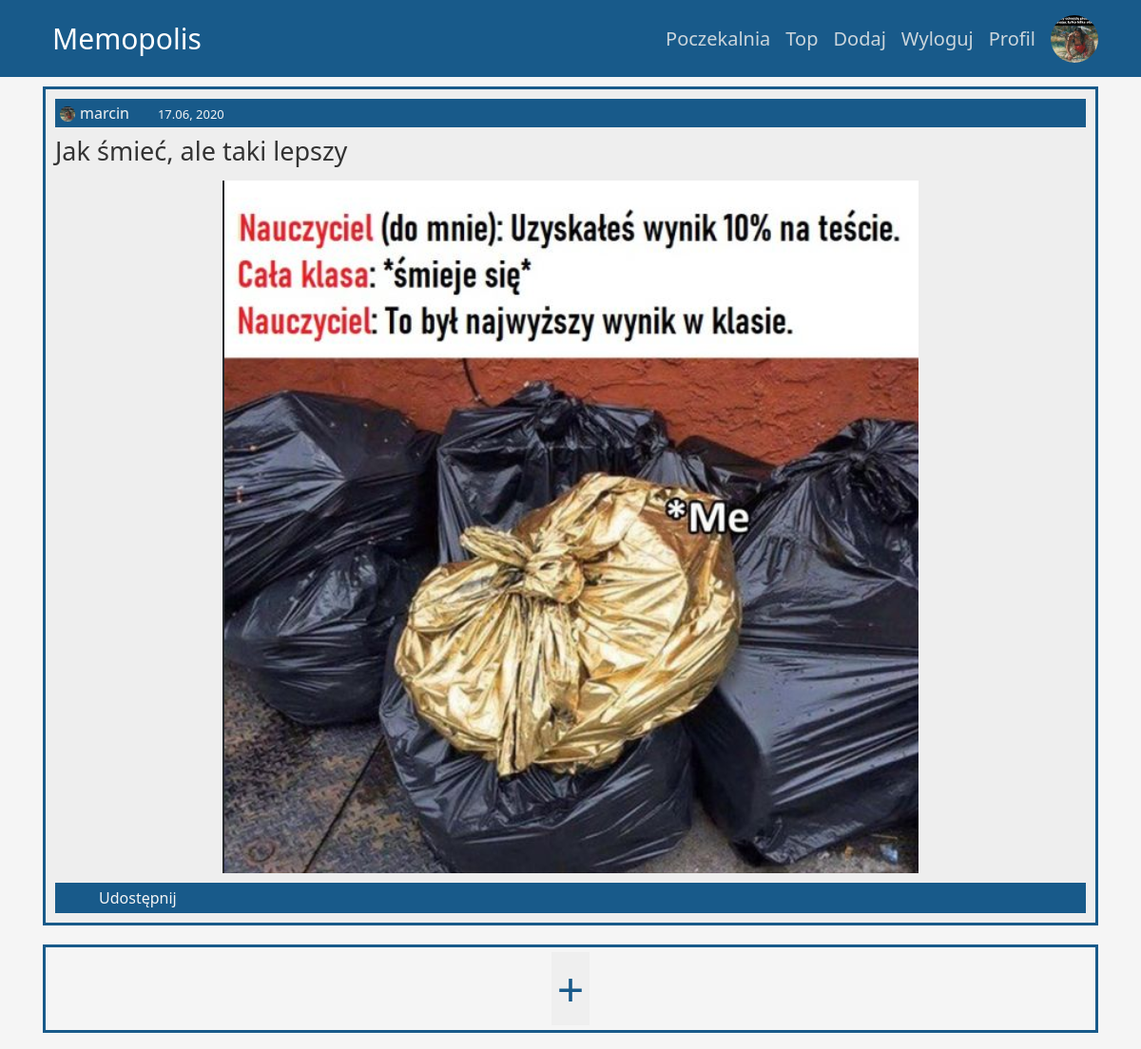
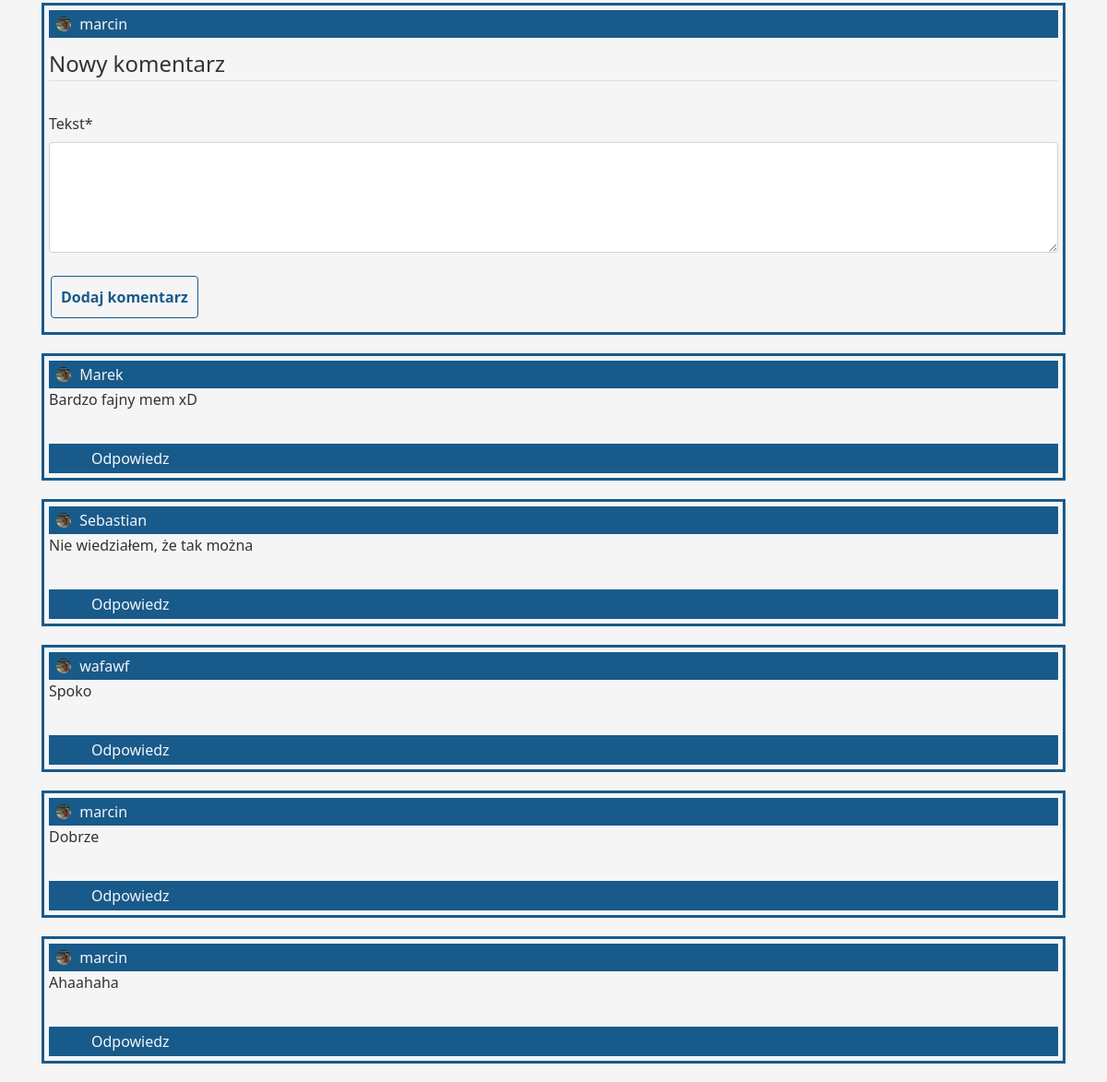
Screenshot of /meme/20 (signed in) with the database file from the repository (2 pictures, top to bottom).
### users/models.py (models this page shows, shortened)
class Profile(models.Model):
    user = models.OneToOneField(User, on_delete=models.CASCADE)
    image = models.ImageField(default="default.png", upload_to="profile_pics")

### memopolis/models.py (models this page shows, shortened)
class Meme(VoteModel, models.Model):
    author = models.ForeignKey(User, on_delete=models.CASCADE)
    title = models.CharField(max_length=40)
    image = models.ImageField(null=True)
    date_posted = models.DateTimeField(default=timezone.now)
    accepted = models.BooleanField(default=False)

class Comment(VoteModel, models.Model):
    author_id = models.ForeignKey(User, on_delete=models.CASCADE)
    content = models.TextField(null=False)
    date_posted = models.DateTimeField(default=timezone.now)
    belongs_to = models.ForeignKey(Meme, on_delete=models.CASCADE, null=True, blank=False)

### memopolis/views.py (the view, shortened to what this page needs)
# urls.py: path('meme/<int:pk>', MemeDetailView.as_view(), name="meme-detail"),
class MemeDetailView(DetailView):
    model = Meme
    def get_context_data(self, **kwargs):
        context = super().get_context_data(**kwargs)
        meme = context['meme']
        comments = Comment.objects.filter(belongs_to=meme)
        context['comments'] = comments
        form = CommentRegisterForm()
        context['form'] = form
        return context

### memopolis/forms.py
class CommentRegisterForm(forms.ModelForm):
    class Meta:
        model = Comment
        fields = ['content']

### memopolis/templates/memopolis/meme_detail.html (shortened to what this page needs)
{% extends "memopolis/base.html" %}
{% load crispy_forms_tags %}
{% load static %}
{% block content %}
<div class="detailMeme">
    <div class="meme">
        <div class="author">
            <div class="authorImg">
                <a>
                    <img class="rounded-circle small-img" src="{{ meme.author.profile.image.url }}">
                </a>
            </div>
            <div class="authorName">
                <a>{{ meme.author }}</a>
            </div>
            <div class="datePosted">
                <a>{{ meme.date_posted|date:"d.m, Y" }}</a>
            </div>
        </div>
        <div class="memeTitle">
            <a>{{ meme.title }}</a>
        </div>
        <div class="memeImg">
            <a>
                <img src="{{ meme.image.url }}">
            </a>
        </div>
        <div class="actions">
            <div class="votes">
                <form action="" method="post">
                    {% if user.is_authenticated %}
                    <button type="submit" name="{{ meme.pk }} {{ user.id }} up meme"
                        class="upvotes">{{ meme.num_vote_up }}</button>
                    {% else %}
                    <a class="upvotes">{{ meme.num_vote_up }}</a>
                    {% endif %}
                </form>
            </div>
            <div class="act">
                <button class="share">Udostępnij</button>
            </div>
        </div>
    </div>
</div>
<div class="comment-section">
    <div class="each-comment add-button">
        <button>+</button>
    </div>
    <div class="each-comment">
        <div class="author pad">
            <div class="authorImg">
                <a>
                    <img class="rounded-circle small-img" src="{{ meme.author.profile.image.url }}">
                </a>
                {{ user }}
            </div>
        </div>
        <div class="comment-content">
            <form action="" method="POST">
                <fieldset class="form-group">
                    <legend class="border-bottom mb-4">Nowy komentarz</legend>
                    {{ form|crispy }}
                </fieldset>
                <div class="form-group">
                    <button class="btn btn-outlint-info" type="submit">Dodaj komentarz</button>
                </div>
            </form>
        </div>
    </div>
    {% for comment in comments %}
    <div class="each-comment">
        <div class="author pad">
            <div class="authorImg">
                <a>
                    <img class="rounded-circle small-img" src="{{ meme.author.profile.image.url }}">
                </a>
                {{ comment.author_id }}
            </div>
        </div>
        <div class="comment-content">
            {{ comment.content }}
        </div>
        <div class="actions">
            <div class="votes">
                <form action="" method="post">
                    {% if user.is_authenticated %}
                    <button type="submit" name="{{ comment.pk }} {{ user.id }} up comment"
                        class="upvotes">{{ comment.num_vote_up }}</button>
                    {% else %}
                    <a class="upvotes">{{ comment.num_vote_up }}</a>
                    {% endif %}
                </form>
            </div>
            <div class="act">
                <button class="comment">Odpowiedz</button>
            </div>
        </div>
    </div>
    {% endfor %}
</div>
{% endblock content %}

### memopolis/templates/memopolis/base.html (shortened to what this page needs)
{% load static %}
<!DOCTYPE html>
<html lang="pl">
<head>
    <link rel="stylesheet" type="text/css" href="{% static 'memopolis/bootstrap.css' %}">
    <link rel="stylesheet" type="text/css" href="{% static 'memopolis/main.css' %}">
</head>
<body>
    <header class="site-header">
        <nav class="navbar navbar-expand-md navbar-dark bg-steel">
            <div class="container">
                <a class="navbar-brand mr-4" href="{% url 'memopolis-index' %}">Memopolis</a>
                <div class="collapse navbar-collapse" id="navbarToggle">
                    <div class="navbar-nav">
                        {% if user.is_authenticated %}
                        <a class="nav-item nav-link" href="{% url 'memopolis-unaccepted' %}">Poczekalnia</a>
                        <a class="nav-item nav-link" href="{% url 'memopolis-top' %}">Top</a>
                        <a class="nav-item nav-link" href="{% url 'meme-create' %}">Dodaj</a>
                        <a class="nav-item nav-link" href="{% url 'logout' %}">Wyloguj</a>
                        <a class="nav-item nav-link" href="{% url 'profile' %}">Profil</a>
                        <a href="{% url 'profile' %}"><img class="rounded-circle navimg"
                                src="{{ user.profile.image.url }}"></a>
                        {% else %}
                        <a class="nav-item nav-link" href="{% url 'memopolis-unaccepted' %}">Poczekalnia</a>
                        <a class="nav-item nav-link" href="{% url 'memopolis-top' %}">Top</a>
                        <a class="nav-item nav-link" href="{% url 'login' %}">Logowanie</a>
                        <a class="nav-item nav-link" href="{% url 'register' %}">Rejestracja</a>
                        {% endif %}
                    </div>
                </div>
            </div>
        </nav>
    </header>
    <main role="main" class="container">
        {% block content %}{% endblock %}
    </main>
</body>
</html>

### memopolis/static/memopolis/main.css (style rules this page uses)
body { background: whitesmoke; color: #333333; font-family: 'Segoe UI', sans-serif; }
.navbar { justify-content: initial; }
body a { text-decoration: none; }
.bg-steel { background-color: #185a8a; }
.site-header { margin-bottom: 0px; }
.site-header .navbar-nav .nav-link { color: #cbd5db; }
.actions * { margin-left: 4px; }
.actions { padding-left: 8px; }
.pad { padding: 3px; }
.comment-content { min-height: 60px; width: 100%; }
.each-comment { border-style: solid; border-color: #185a8a; margin-bottom: 20px; padding: 5px; }
.actions, .author { display: flex; background-color: #185a8a; padding-top: 3px; padding-bottom: 3px; justify-content: left; color: whitesmoke; }
.actions * { display: flex; }
.add-button { font-size: 50px; text-align: center; }
.add-button button { color: #185a8a; }
.author { justify-content: stretch; }
a { color: black; }
.upvotes { color: #94ec94; font-weight: bolder; }
.memeImg { margin-bottom: 10px; margin-top: 10px; text-align: center; }
.memeImg img { max-width: 100%; max-height: 100%; }
header { margin-bottom: 10px; }
.memeTitle { font-size: 27px; }
.meme { border-style: solid; border-color: #185a8a; background-color: #eeeeee; padding: 10px; margin-top: 10px; }
.datePosted { margin-left: 30px; }
.datePosted a { font-size: 13px; }
#id_content { max-height: 120px; }
.meme .memeTitle { margin-top: 5px; margin-bottom: 3px; }
.collapse { display: flex; }
.detailMeme { margin-bottom: 20px; }
.navbar-brand { font-size: 30px; padding: 10px; color: #e4e4e4; text-decoration: none; }
.nav-item { font-size: 20px; padding: 10px; color: #e4e4e4; text-decoration: none; }
.navbar-nav { text-align: right; }
.form-group button { color: #185a8a; border-style: solid; border-color: #185a8a; margin-top: 5px; margin-left: 2px; padding: 10px; font-size: 16px; font-weight: bold; }
button { border: none; }
.comment, .share, .flag { background-color: #185a8a; color: whitesmoke; }
.downvotes, .upvotes { background-color: #185a8a; }
.form-group { margin-bottom: 10px; margin-top: 10px; }
#navbarToggle { display: flex; text-align: right; }
.navimg { width: 50px; height: 50px; margin-left: 8px; }
.small-img { width: 16px; height: 16px; margin-bottom: 2px; margin-left: 5px; margin-right: 5px; }

### rows the page displays
Meme: author.profile.image (picture), author "marcin", date_posted "17.06, 2020", title "Jak śmieć, ale taki lepszy", image (picture)
Comment: author.profile.image (picture), author_id "Marek", content "Bardzo fajny mem xD"
Comment: author.profile.image (picture), author_id "Sebastian", content "Nie wiedziałem, że tak można"
Comment: author.profile.image (picture), author_id "wafawf", content "Spoko"
Comment: author.profile.image (picture), author_id "marcin", content "Dobrze"
Comment: author.profile.image (picture), author_id "marcin", content "Ahaahaha"

### other values shown
{{ user }} "marcin"
